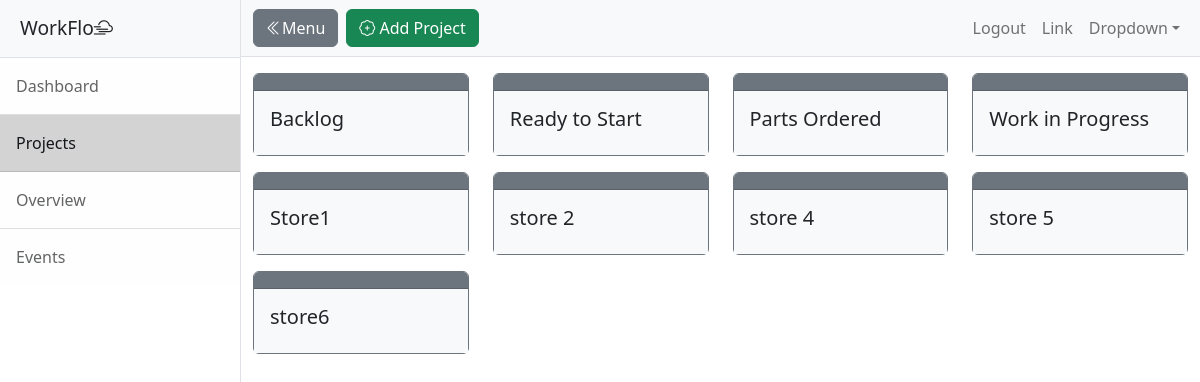
Before: /projects (signed in) with the older database file.
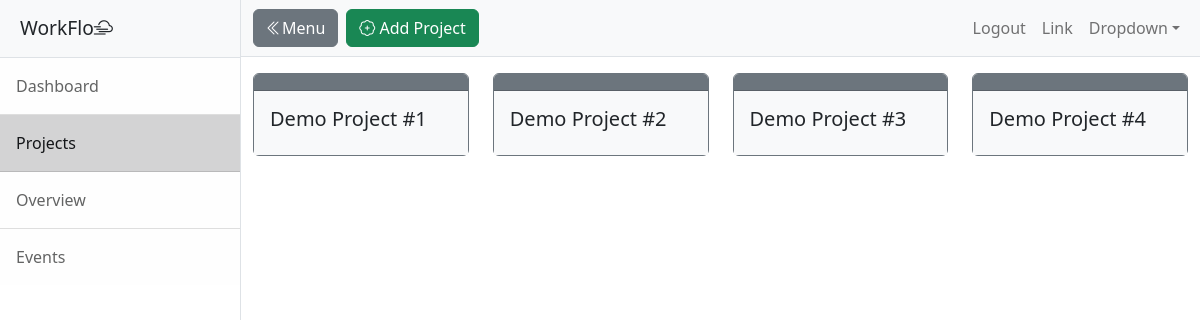
After: the same page with the newer database file.
### main.py (models this page shows)
class Project(db.Model):
    __tablename__ = "project"
    id: Mapped[int] = mapped_column(Integer, primary_key=True)
    project: Mapped[str] = mapped_column(String(250), nullable=False)
    posts = relationship("TodoPost", back_populates="project")

### main.py (the view, shortened to what this page needs)
@app.route('/projects', methods=['GET', 'POST'])
@login_required
def projects():
    form = ProjectForm()
    all_projects = Project.query.order_by(Project.id).all()
    project_list = [all_projects]
    return render_template('projects.html', form=form, projects=project_list)

### main.py (called while the page is built)
@login_manager.user_loader
def load_user(user_id):
    return db.session.get(User, user_id)

### templates/projects.html (shortened to what this page needs)
<!DOCTYPE html>
<html lang="en">
    <head>
        <link rel="stylesheet" href="https://cdn.jsdelivr.net/npm/bootstrap-icons@1.11.3/font/bootstrap-icons.min.css">
        <link href="{{ url_for('static', filename='css/styles.css') }}" rel="stylesheet" />
    </head>
    <body>
        {% from "bootstrap5/form.html" import render_form %}
        <div class="d-flex" id="wrapper">
            <div class="border-end bg-white" id="sidebar-wrapper">
                <div class="sidebar-heading border-bottom bg-light">WorkFlo<i class="bi bi-cloud-haze2"></i></div>
                <div class="list-group list-group-flush">
                    <a class="list-group-item list-group-item-action list-group-item-light p-3" href="{{ url_for('dashboard') }}">Dashboard</a>
                    <a class="list-group-item list-group-item-action list-group-item-dark p-3" href="{{ url_for('projects') }}">Projects</a>
                    <a class="list-group-item list-group-item-action list-group-item-light p-3" href="{{ url_for('overview') }}">Overview</a>
                    <a class="list-group-item list-group-item-action list-group-item-light p-3" href="{{ url_for('events') }}">Events</a>
                </div>
            </div>
            <div id="page-content-wrapper">
                <nav class="navbar navbar-expand-lg navbar-light bg-light border-bottom">
                    <div class="container-fluid gap-2">
                        <button class="btn btn-secondary" id="sidebarToggle"><i class="bi bi-chevron-double-left"></i>Menu</button>
                        <button class="btn btn-success" data-bs-toggle="modal" data-bs-target="#add-project"><a class="btn-link-decor-none" ><i class="bi bi-patch-plus"></i> Add Project</a></button>
                        <div class="collapse navbar-collapse" id="navbarSupportedContent">
                            <ul class="navbar-nav ms-auto mt-2 mt-lg-0">
                                <li class="nav-item active"><a class="nav-link" href="{{ url_for('logout') }}">Logout</a></li>
                                <li class="nav-item"><a class="nav-link" href="#!">Link</a></li>
                                <li class="nav-item dropdown">
                                    <a class="nav-link dropdown-toggle" id="navbarDropdown" href="#" role="button" data-bs-toggle="dropdown" aria-haspopup="true" aria-expanded="false">Dropdown</a>
                                </li>
                            </ul>
                        </div>
                    </div>
                </nav>
                <div class="container">
                   <div class="row">
                       {% for row in projects %}
                       {% for project in row %}
                        <div class="col-lg-3 mt-3">
                            <div class="card border-secondary">
                                <div class="card-header bg-secondary"></div>
                                    <div class="card-body bg-light">
                                        <h5 class="card-title">{{ project.project }}</h5>
                                    </div>
                            </div>
                        </div>
                       {% endfor %}
                       {% endfor %}
                    </div>
                </div>
            </div>
    </body>
</html>

Changed rows visible on the page:
removed Project: project "Store1"
removed Project: project "store 2"
removed Project: project "store 4"
removed Project: project "store 5"
removed Project: project "store6"
changed Project: project "Backlog" → "Demo Project #1"
changed Project: project "Ready to Start" → "Demo Project #2"
changed Project: project "Parts Ordered" → "Demo Project #3"
changed Project: project "Work in Progress" → "Demo Project #4"
